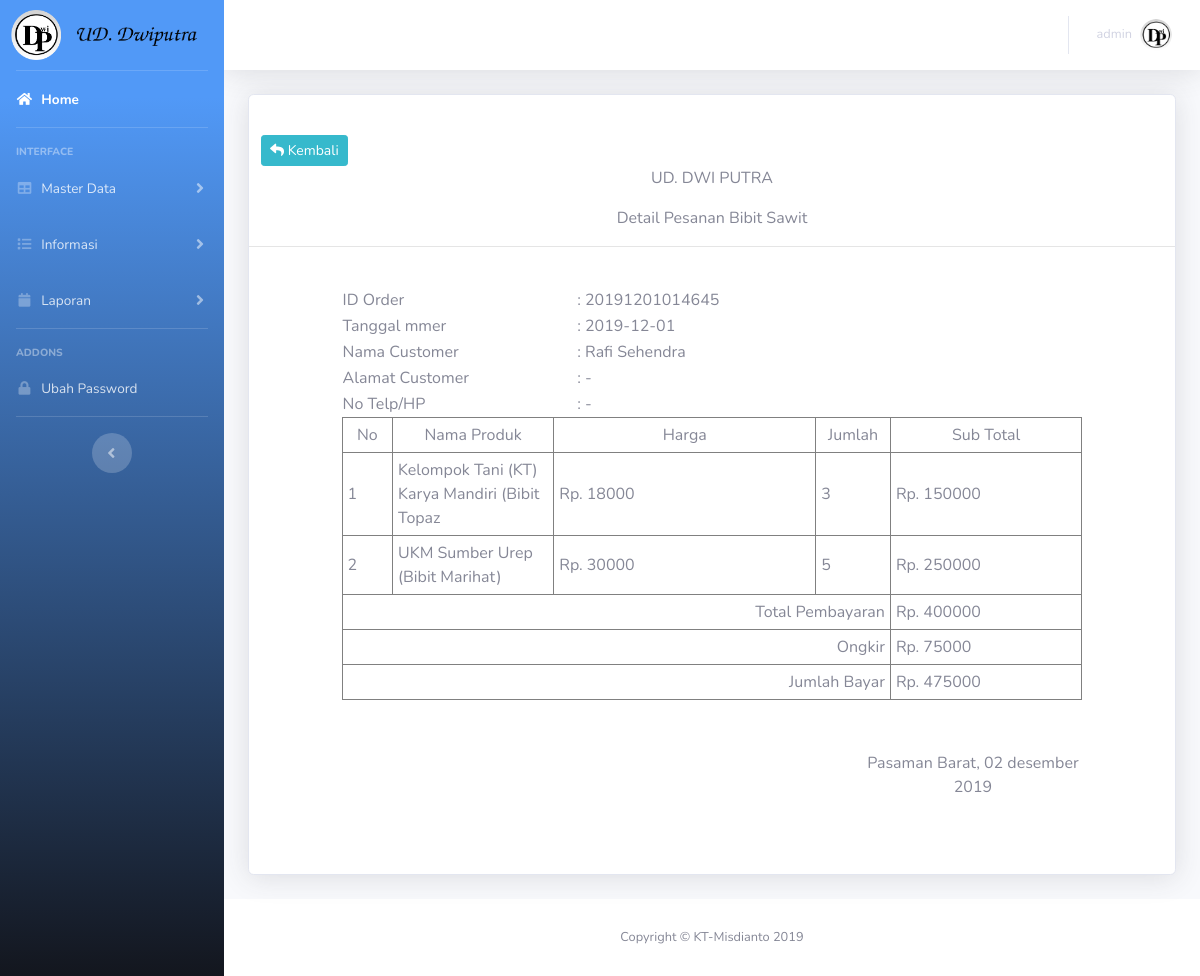
Page /admin/pages/index.php?module=transaksi/order_detail&id=20191201014645 (signed in) on the committed database.
### tables this page shows
CREATE TABLE `tb_transaksi` (
  `transaksi_id` varchar(15) NOT NULL,
  `tgl_pesan` date NOT NULL DEFAULT current_timestamp(),
  `member_id` int(11) NOT NULL,
  `total_bayar` int(11) NOT NULL,
  `status` varchar(50) NOT NULL DEFAULT 'Menunggu Pembayaran',
  `ongkir_id` int(11) NOT NULL,
  `pesan_pemesanan` text NOT NULL
);

CREATE TABLE `tb_member` (
  `member_id` int(11) NOT NULL,
  `member_nama` varchar(50) NOT NULL,
  `member_email` varchar(50) NOT NULL,
  `member_nohp` varchar(50) NOT NULL,
  `tgl_daftar` date NOT NULL,
  `provinsi_id` int(11) NOT NULL,
  `kabkota_id` int(11) NOT NULL,
  `kode_pos` varchar(5) NOT NULL,
  `password` varchar(100) NOT NULL,
  `member_alamat` text NOT NULL
);

CREATE TABLE `tb_transaksi_detail` (
  `detail_id` int(11) NOT NULL,
  `transaksi_id` varchar(15) NOT NULL,
  `produk_id` int(11) NOT NULL,
  `jumlah_beli` int(11) NOT NULL,
  `subtotal` double NOT NULL
);

CREATE TABLE `tb_produk` (
  `produk_id` int(11) NOT NULL,
  `kategori_id` int(11) NOT NULL,
  `produk_nama` varchar(191) NOT NULL,
  `gambar_produk` varchar(191) NOT NULL,
  `produk_tgl` date NOT NULL,
  `produk_harga` double NOT NULL,
  `produk_stok` int(11) NOT NULL,
  `produk_keterangan` text NOT NULL
);

CREATE TABLE `tb_ongkir` (
  `ongkir_id` int(11) NOT NULL,
  `kabkota_id` int(11) NOT NULL,
  `provinsi_id` int(11) NOT NULL,
  `ongkos_kirim` int(11) NOT NULL
);

### model/Db.php (called while the page is built, shortened)
<?php
class Db {
     function __construct()
    {
        $this->db = new PDO("mysql:host=localhost;dbname=db_bibit",'root','');
    }
    public function tampil($sql){
        $hasil=[];
        $query = $this->db->prepare($sql);
        $query->execute();
        while($data = $query->fetchObject()){
        $hasil[]=$data;
        }
        return $hasil;
    }
}
?>

### model/M_Library.php (called while the page is built, shortened)
<?php
include 'Db.php';
class M_Library extends Db{
    function tampil_ord_member($id_order){
        $query = $this->tampil("SELECT * FROM tb_transaksi a  JOIN tb_member c ON a.member_id=c.member_id JOIN tb_ongkir d ON a.ongkir_id = d.ongkir_id  WHERE a.transaksi_id='$id_order'");
        return $query;
    }
    function tampil_ord_detail($id_order){
        $query = $this->tampil("SELECT * FROM `tb_transaksi_detail` a JOIN `tb_produk` b ON a.produk_id = b.produk_id  WHERE transaksi_id = '$id_order'");
        return $query;
    }
    function tampil_ord_totalbayar($id_order){
        $jumlah = $this->tampil("SELECT SUM(subtotal) AS total FROM `tb_transaksi_detail` WHERE transaksi_id='$id_order'");
        return $jumlah;
    }
    }
?>

### admin/pages/transaksi/order_detail.php (the view, shortened to what this page needs)
<div class="card shadow mb-4">
<div class=" card-body"></div>
<div class="col-md-2">
<a href="?module=transaksi/view" class="btn btn-info btn-sm"> <span class=" fas fa-reply"></span> Kembali</a>
</div>
<p align="center">UD. DWI PUTRA</p>
<center>Detail Pesanan Bibit Sawit</center>
<hr>
<?php
foreach($db->tampil_ord_member($_GET['id']) as $mm):
  $ongkir =  $mm->ongkos_kirim ;
?>
<table width="80%" border="0" align="center">
  <tr>
    <td width="19%">ID Order </td>
    <td width="41%">: <?= $mm->transaksi_id ?></td>
  </tr>
  <tr>
    <td width="19%">Tanggal mmer </td>
    <td width="41%">: <?= $mm->tgl_pesan ?></td>
  </tr>
  <tr>
    <td width="19%">Nama Customer</td>
    <td width="41%">: <?= $mm->member_nama  ?></td>
  </tr>
  <tr>
    <td width="19%">Alamat Customer</td>
    <td width="41%">: <?= $mm->member_alamat  ?></td>
  </tr>
  <tr>
    <td width="19%">No Telp/HP</td>
    <td width="41%">: <?= $mm->member_nohp  ?></td>
  </tr>
</table>
<?php  endforeach ?>
<table width="80%" border="1" align="center"  cellpadding="5" cellspacing="0">
  <tr>
    <td width="5%"><div align="center">No</div></td>
    <td width="16%"><div align="center">Nama Produk</div></td>
    <td width="26%"><div align="center">Harga</div></td>
    <td width="5%"><div align="center">Jumlah</div></td>
    <td width="19%"><div align="center">Sub Total</div></td>
  </tr>
  <?php
  foreach($db->tampil_ord_detail($_GET['id']) as $no=>$d):
  ?>
  <tr>
    <td><?= $no+1  ?></td>
    <td><?= $d->produk_nama ?></td>
    <td>Rp. <?= $d->produk_harga?></td>
    <td><?= $d->jumlah_beli ?></td>
    <td>Rp. <?= $d->subtotal ?></td>
  </tr>
<?php endforeach  ?>
  <tr>
    <td colspan="4"><div align="right">Total Pembayaran </div></td>
    <?php
   foreach($db->tampil_ord_totalbayar($_GET['id']) as $total) :
    ?>
    <td>Rp. <?= $total->total ?></td>
    <?php $totalbayar = $total->total  + $ongkir  ?>
    <?php endforeach ?>
  </tr>
  <tr>
    <td colspan="4"><div align="right">Ongkir</div></td>
    <td>Rp. <?= $ongkir  ?></td>
  </tr>
  <tr>
    <td colspan="4"><div align="right">Jumlah Bayar </div></td>
    <td>Rp. <?= $totalbayar ?></td>
  </tr>
</table>
<table width=80% align="center">
  <tr>
    <td colspan="2"></td>
    <td width="286"></td>
  </tr>
  <tr>
    <td width="230" align="center"> <br>
   </td>
    <td width="530"></td>
    <td align="center"><?php
      $bulan = array(
                '01' => 'JANUARI',
                '02' => 'FEBRUARI',
                '03' => 'MARET',
                '04' => 'APRIL',
                '05' => 'MEI',
                '06' => 'JUNI',
                '07' => 'JULI',
                '08' => 'AGUSTUS',
                '09' => 'SEPTEMBER',
                '10' => 'OKTOBER',
                '11' => 'NOVEMBER',
                '12' => 'DESEMBER',
        );
    ?>
<br /><br />  Pasaman Barat, <?php echo date('d').' '.(strtolower($bulan[date('m')])).' '.date('Y') ?></td>
  </tr>
  <tr>
    <td align="center"><br /><br /><br />
  </tr>
</table>
</div>
</div>

### rows in the picture
tb_transaksi: transaksi_id "20191201014645", tgl_pesan "2019-12-01", member.member_nama "Rafi Sehendra", member.member_alamat "-", member.member_nohp "-", ongkir.ongkos_kirim "75000"
tb_transaksi_detail: produk.produk_nama "Kelompok Tani (KT) Karya Mandiri (Bibit Topaz", produk.produk_harga "18000", jumlah_beli "3", subtotal "150000"
tb_transaksi_detail: produk.produk_nama "UKM Sumber Urep (Bibit Marihat)", produk.produk_harga "30000", jumlah_beli "5", subtotal "250000"

### other values in the picture
$_SESSION['level'] "admin"
$total->total "400000"
$totalbayar "475000"
